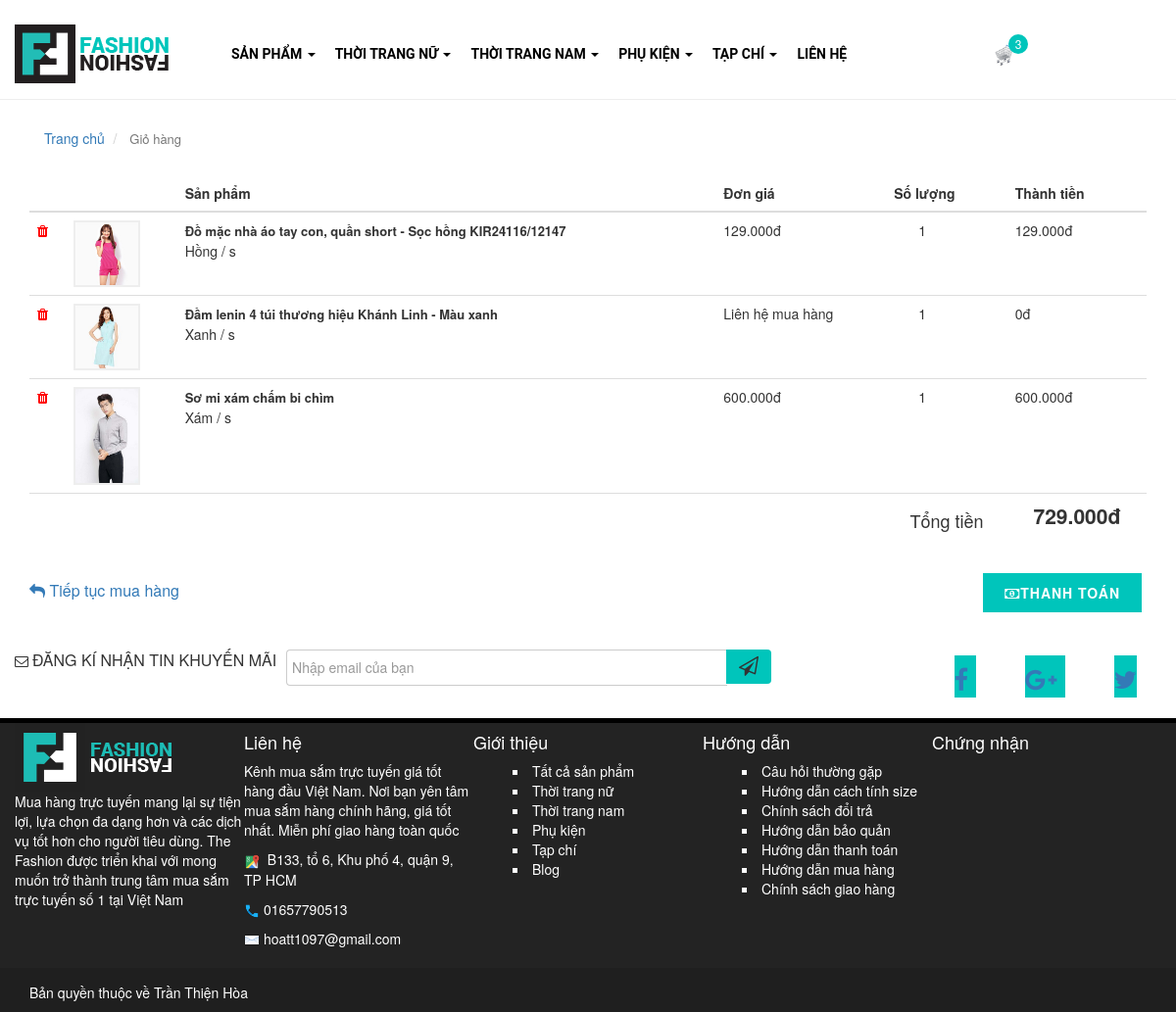
The app's page /cart.php with its own data.
### tables this page shows
CREATE TABLE `cart` (
  `id` int(10) NOT NULL,
  `product_id` int(10) NOT NULL,
  `color_choose` varchar(50) NOT NULL,
  `size_choose` varchar(50) NOT NULL,
  `amount` int(10) NOT NULL,
  `sum_price` int(10) NOT NULL
);

CREATE TABLE `product` (
  `id` int(10) NOT NULL,
  `name` varchar(100) NOT NULL,
  `brand` varchar(50) NOT NULL,
  `color` varchar(50) NOT NULL,
  `price` double NOT NULL,
  `status` int(10) NOT NULL,
  `sale` int(10) NOT NULL,
  `descrition` varchar(5000) NOT NULL,
  `category_id` int(10) NOT NULL,
  `image_id` int(10) NOT NULL,
  `image_link` varchar(100) NOT NULL
);

### database.php (called while the page is built, shortened)
<?php
    class Database{
        private $conn =  null;
        private $host = 'localhost';
        private $user = 'root';
        private $pass = 'root';
        private $data = 'shopfashion';
        private $result = null;
        private function connect(){
            $this->conn = new mysqli($this->host,$this->user,$this->pass,$this->data)
            or die ('Kết nối thất bại!');
            $this->conn->query('SET NAMES UTF8');
        }
        public function select($sql)
        {
            $this->result = $this->conn->query($sql);
        }
        public function fetch()
        {
            if($this->result->num_rows > 0)
            {
                $rows = $this->result->fetch_assoc();
            }
            else
            {
                $rows=0;
            }
            return $rows;
        }
    }
?>

### cart.php (the view, shortened to what this page needs)
<?php
  include 'database.php';
  $dt = new Database;
?>
<!DOCTYPE html>
<html lang="en">
  <head>
    <link rel="stylesheet" type="text/css" href="css/bootstrap.min.css">
    <link rel="stylesheet" type="text/css" href="css/bootstrap-theme.min.css">
    <link rel="stylesheet" href="https://maxcdn.bootstrapcdn.com/font-awesome/4.4.0/css/font-awesome.min.css">
  </head>
  <body>
  <?php
      include 'header.php';
  ?>
  <section id="page-title">
    <div class="container clearfix">
      <ol class="breadcrumb col-md-6 col-sm-6">
        <li itemscope="">
          <a href="shopfashion.php" title="Trang chủ">Trang chủ</a>
        </li>
        <li class="active">
          <h1 title="Giỏ hàng">Giỏ hàng</h1>
        </li>
      </ol>
    </div>
  </section>
  <section class="have_cart">
    <div class="container clearfix">
      <div class="">
          <div class="table-responsive">
            <table class="table ">
              <thead>
                <tr>
                  <th class="cart-product-remove">&nbsp;</th>
                  <th class="cart-product-thumbnail">&nbsp;</th>
                  <th class="cart-product-name">Sản phẩm</th>
                  <th class="cart-product-price">Đơn giá</th>
                  <th class="cart-product-quantity">Số lượng</th>
                  <th class="cart-product-subtotal">Thành tiền</th>
                </tr>
              </thead>
              <tbody>
              <?php
                $sum_price_built = 0;
                $dt -> select("SELECT * FROM product,cart WHERE product.id = cart.product_id ");
                while( $r = $dt->fetch() )
                {
                  $sum_price_built = $sum_price_built + $r["sum_price"];
                  $name = $r["name"];
                  $symbol = 'đ';
                  $symbol_thousand = '.';
                  $decimal_place = 0;
                  $price = number_format($r["price"], $decimal_place, '', $symbol_thousand).$symbol;
                  if( $r["price"] == "0" )
                  {
                    $price = "Liên hệ mua hàng";
                  }
                  $link = $r["image_link"];
                  $color_choose = $r["color_choose"];
                  $size_choose = $r["size_choose"];
                  $amount = $r["amount"];
                  $sum_price = number_format($r["sum_price"], $decimal_place, '', $symbol_thousand).$symbol;
                  $sum_price_built_vnd = number_format($sum_price_built, $decimal_place, '', $symbol_thousand).$symbol;
              ?>
                <tr class="cart_item">
                  <td class="cart-product-remove">
                    <a itemprop="<?=$r["id"]?>" class="remove" title="Bỏ sản phẩm này"><i class="fa fa-trash"></i></a>
                  </td>
                  <td class="cart-product-thumbnail">
                    <a href="" itemprop="<?=$r["image_id"]?>"><img src="<?=$link?>" alt="<?=$name?>"></a>
                  </td>
                  <td class="cart-product-name">
                    <a href="" itemprop="<?=$r["image_id"]?>"><?=$name?></a>
                    <p><?=$color_choose?> / <?=$size_choose?></p>
                  </td>
                  <td class="cart-product-price">
                    <span class="amount"><?=$price?></span>
                  </td>
                  <td class="cart-product-quantity">
                    <div class="quantity clearfix">
                      <p style="padding-left: 25px;"><?=$amount?></p>
                    </div>
                  </td>
                  <td class="cart-product-subtotal">
                    <span class="amount"><?=$sum_price?></span>
                  </td>
                </tr>
                <?php
                  }
                ?>
                <tr style="text-align:center;">
                  <td>&nbsp;</td>
                  <td>&nbsp;</td>
                  <td>&nbsp;</td>
                  <td>&nbsp;</td>
                  <td><h4>Tổng tiền </h4></td>
                  <td><span class="amount color lead"><strong><?=$sum_price_built_vnd?></strong></span></td>
                </tr>
              </tbody>
            </table>
          </div>
          <div class="row clearfix">
            <div class="col-xs-12 col-sm-6">
                <a style="display: block; line-height: 45px; font-size: 16px;" href="shopfashion.php">
                  <i class="fa fa-reply"></i>
                  Tiếp tục mua hàng</a>
              </div>
            <div class="col-sm-6 col-xs-12">
              <button class="cart_checkout_btn button fright btnpay" title="Tiến hành đặt hàng" type="button">
                <i class="fa fa-money"></i>THANH TOÁN
              </button>
            </div>
          </div>
      </div>
  </div>
</section>
  <?php
    include 'footer.php';
  ?>
  </body>
</html>

### css/css/header.css (style rules this page uses)
.clearfix { clear: both; }

### css/css/footer.css (style rules this page uses)
.clearfix { clear: both; }

### cart.php (style rules this page uses)
.button { display: inline-block; position: relative; cursor: pointer; outline: none; white-space: nowrap; margin: 5px; padding: 0 22px; font-size: 14px; height: 40px; line-height: 40px; background-color: #00c5bb; color: #FFF; font-weight: 600; text-transform: uppercase; letter-spacing: 1px; border: none; text-align: center; float: right; }
.cart-product-name a, .product-name a { font-weight: bold; font-size: 13px; color: #333; }
.remove { font-size: 14px; color: #FF0000; }
.cart-product-thumbnail a { display: block; width: 68px; }
.cart-product-thumbnail img { display: block; width: auto; max-width: 100%; height: auto; border: 2px solid #EEE; }
.breadcrumb > li > h1 { font-size: 13px !important; font-weight: normal !important; display: inline-block !important; text-transform: none !important; margin-bottom: 0px !important; padding-top: 0; padding-bottom: 0; }
.breadcrumb { background-color: white !important; }

### records on screen
cart: product.image_link (picture), product.name "Đồ mặc nhà áo tay con, quần short - Sọc hồng KIR24116/12147", color_choose "Hồng", size_choose "s", product.price "129.000đ", amount "1", sum_price "129.000đ"
cart: product.image_link (picture), product.name "Đầm lenin 4 túi thương hiệu Khánh Linh - Màu xanh", color_choose "Xanh", size_choose "s", product.price "Liên hệ mua hàng", amount "1", sum_price "0đ"
cart: product.image_link (picture), product.name "Sơ mi xám chấm bi chìm", color_choose "Xám", size_choose "s", product.price "600.000đ", amount "1", sum_price "600.000đ"

### other values on screen
$count "3"
$sum_price_built_vnd "729.000đ"
